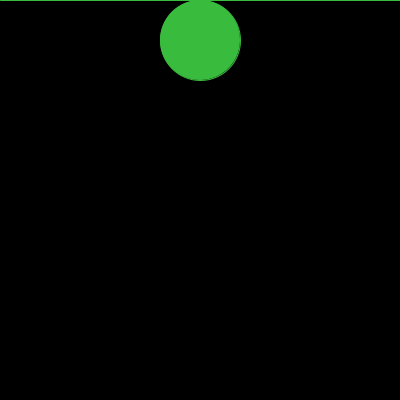
Frame 1 (no input)
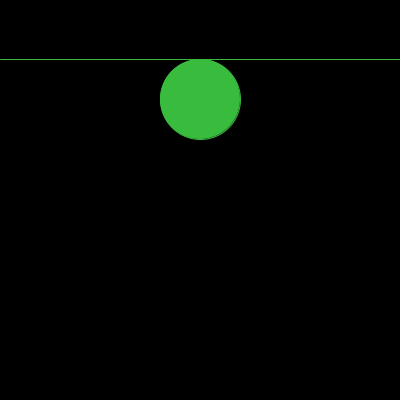
Frame 60 (the mouse pressed at the canvas centre just before this capture)
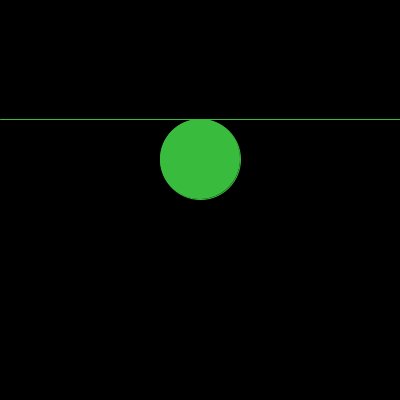
Frame 120 (the mouse held since frame 60 and released just before this capture)

The Processing sketch that drew these frames (run headless with seeded random() and noise(); from frame 60 on, the mouse is pressed at the canvas centre):

// Processing sketch: punto19
// ── punto19.pde
int posY;
int incremento = 1;
int distanciaRadio=40;
void setup(){
   size(400,400);
   posY=0;
}

void draw(){
  background(0); //color de fondo
  stroke(#39BC3E);
  line(0,posY,width,posY);
  fill(#39BC3E);
  ellipse(width/2,posY+distanciaRadio,80,80);
  
  posY+=incremento; //incrementa en 1 la variable
  if(posY>=height||posY<=0){ //posY<=0 agregarlo
  incremento*=-1;
  distanciaRadio*=-1;
  }
}
